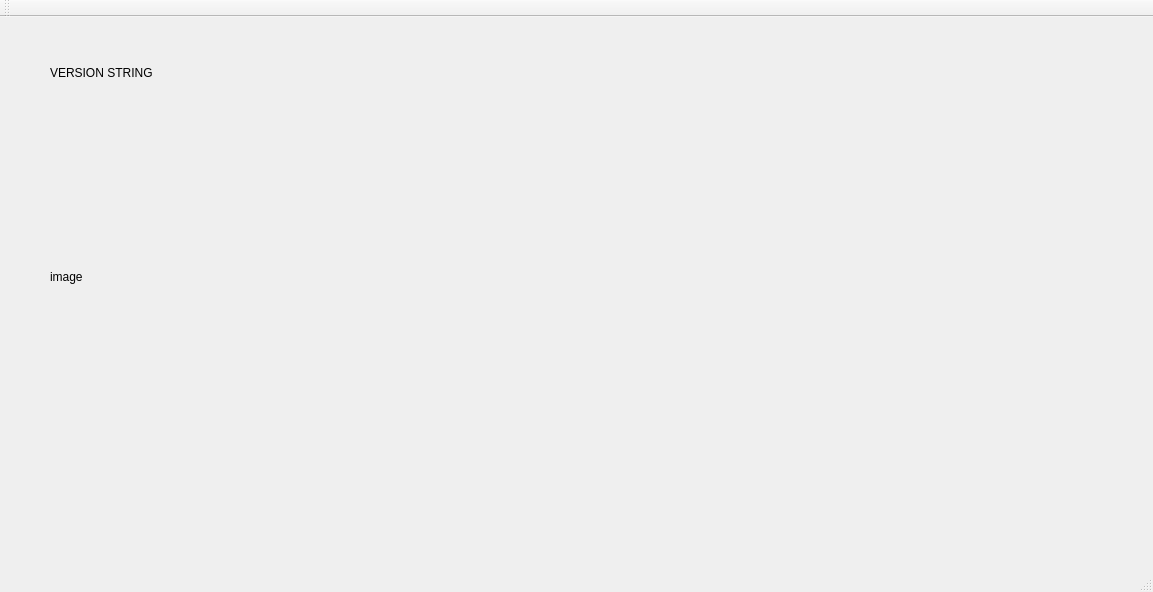
<?xml version="1.0" encoding="UTF-8"?>
<ui version="4.0">
 <class>MainWindow</class>
 <widget class="QMainWindow" name="MainWindow">
  <property name="geometry">
   <rect>
    <x>0</x>
    <y>0</y>
    <width>1153</width>
    <height>592</height>
   </rect>
  </property>
  <property name="windowTitle">
   <string>MainWindow</string>
  </property>
  <widget class="QWidget" name="centralWidget">
   <widget class="QLabel" name="label_version">
    <property name="geometry">
     <rect>
      <x>50</x>
      <y>40</y>
      <width>131</width>
      <height>31</height>
     </rect>
    </property>
    <property name="text">
     <string>VERSION STRING</string>
    </property>
   </widget>
   <widget class="QLabel" name="label_image">
    <property name="geometry">
     <rect>
      <x>50</x>
      <y>80</y>
      <width>640</width>
      <height>360</height>
     </rect>
    </property>
    <property name="text">
     <string>image</string>
    </property>
   </widget>
  </widget>
  <widget class="QMenuBar" name="menuBar">
   <property name="geometry">
    <rect>
     <x>0</x>
     <y>0</y>
     <width>1153</width>
     <height>22</height>
    </rect>
   </property>
  </widget>
  <widget class="QToolBar" name="mainToolBar">
   <attribute name="toolBarArea">
    <enum>TopToolBarArea</enum>
   </attribute>
   <attribute name="toolBarBreak">
    <bool>false</bool>
   </attribute>
  </widget>
  <widget class="QStatusBar" name="statusBar"/>
 </widget>
 <layoutdefault spacing="6" margin="11"/>
 <resources/>
 <connections/>
</ui>
